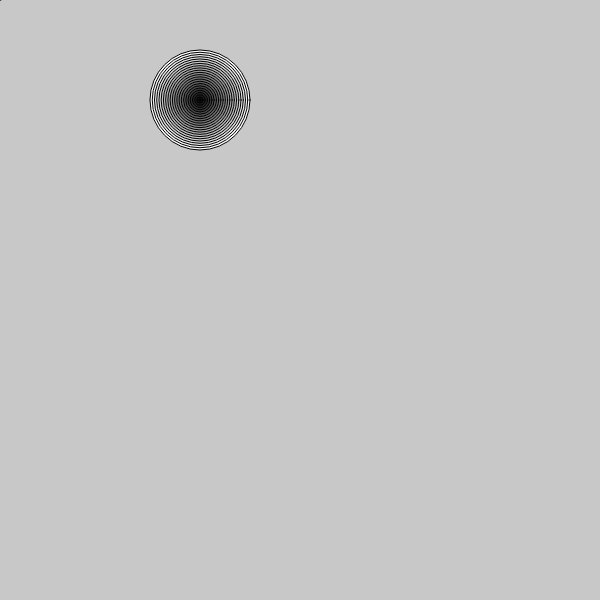
Frame 1 (no input)
Frame 60 (no input): identical to frame 1, image omitted
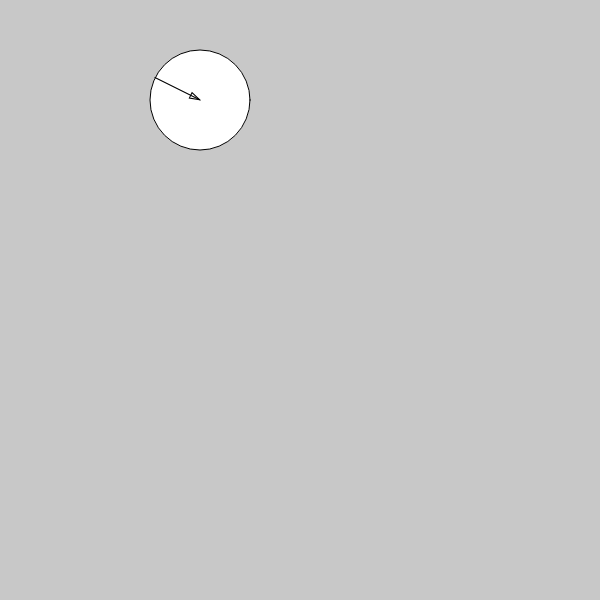
Frame 120 (the mouse pressed at the canvas centre since frame 60)

The p5.js sketch that drew these frames (run headless with seeded random() and noise() and a simulated clock; from frame 60 on, the mouse is pressed at the canvas centre):

// p5.js sketch
// ── sketch.js
var x1 = 200;
var y1 = 100;
var targerX = 0;
var targetY =0;
var x2 = 0;
var y2 = 0;

var isFired = false;

function setup() {
  createCanvas(600, 600);
  targetX =mouseX;
  targetY = mouseY;
  x2 = targetX;
  y2 = targetY;
}

function draw() {
  background(200);

  var targetDist = distance(x1, y1, x2, y2);
  drawTarget(x1,y1,100, targetDist /10);
  var arrowAngle = calcAngle(x1, y1, x2, y2);
  if(isFired){
    targetX = x1;
    targetY = y1;
  }else{

  targetX =mouseX;
  targetY = mouseY;}
  animateArrow();
  push();
  translate(x2,y2);
  rotate(arrowAngle + Math.PI/2);
  drawArrow(50);
  pop();
}
function animateArrow(){
  var dx = targetX - x2;
  var dy = targetY - y2;
  x2 = x2 + dx * 0.1;
  y2 = y2 + dy * 0.1;
}
function mousePressed(){
  isFired = !isFired;



}
function drawArrow(arrowlength){
  triangle(0, 0, 3, 10, -3, 10);
  noFill();
  stroke(0);
  line(0, 0, 0, arrowlength);

}
function calcAngle(x1, y1, x2, y2){
  var dx = x1 -x2;
  var dy = y1 - y2;
  var angle = Math.atan2(dy, dx);
  return angle;



}

function distance(xpos1, ypos1, xpos2, ypos2){
  var dx = xpos1 - xpos2;
  var dy = ypos1 - ypos2;
  var dist = Math.sqrt(dx *dx +dy *dy);
  return dist;


}

  function drawTarget(x ,y, size, num){
    var circleSize = size;
    var numOfCircles = num;
    for (var i = 0; i < numOfCircles; i++)
  {
    var step =(numOfCircles-i)/numOfCircles;
    fill(255 * step);
    var size = circleSize * step;
       ellipse(x , y, size, size);



     }
   }
